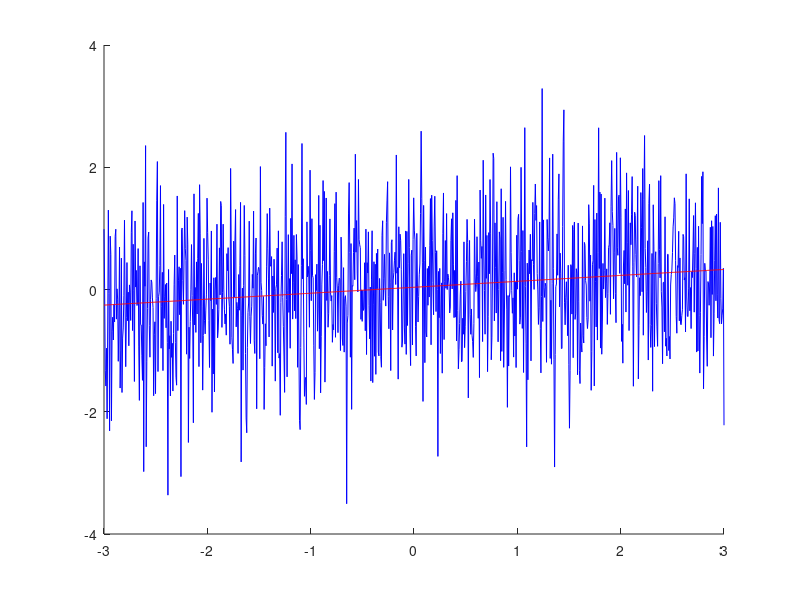

Here is the MATLAB script that generated this plot: (Note: this script raises an error after producing the figure.)
clearvars -global;

D = 0.1;
N = 1000;

u1 = linspace(-3,3,N);
u2 = linspace(2,5,N);
iters = 100000;

norm = makedist("Normal");

params1 = zeros(iters,2);
params2 = zeros(iters,2);

for i = 1:(iters)
    n_t = randn(1000,1);

    z1 = n_t + D*u1';
    X1 = [ones(N,1), u1'];
    theta_hat1 = (X1' * X1) \ (X1' * z1);
    params1(i,:) = theta_hat1';
    
    n_t = randn(1000,1);
    z2 = n_t + D*u2';
    X2 = [ones(N,1), u2'];
    theta_hat2 = (X2' * X2) \ (X2' * z2);
    params2(i,:) = theta_hat2';
end

z1_hat = X1 * theta_hat1;
z2_hat = X2 * theta_hat2;

figure(1);
hold on;
plot(u1, z1, 'DisplayName', 'True', 'Color', 'b');
plot(u1, z1_hat, 'DisplayName', 'Estimated', 'Color', 'r');
fontsize(18, "points");
legend show;
hold off;

figure(2);
hold on;
plot(u2, z2, 'DisplayName', 'True');
plot(u2, z2_hat, 'DisplayName', 'Estimated');
fontsize(18, "points");
legend show;
hold off;


figure(3);
hold on;
y1 = params1(:,2);
x1 = params1(:,1);
scatter(x1,y1, 'DisplayName', '-3 - 3');

x2 = params2(:,1);
y2 = params2(:,2);
scatter(x2, y2, 'DisplayName', '2 - 5');

fontsize(18,"points");
legend show;
hold off;

clearvars -global;

